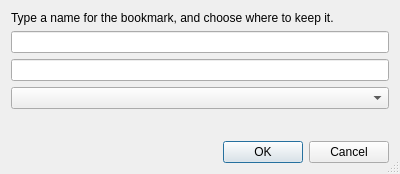
<ui version="4.0" >
 <class>AddBookmarkDialog</class>
 <widget class="QDialog" name="AddBookmarkDialog" >
  <property name="geometry" >
   <rect>
    <x>0</x>
    <y>0</y>
    <width>400</width>
    <height>174</height>
   </rect>
  </property>
  <property name="minimumSize" >
   <size>
    <width>400</width>
    <height>0</height>
   </size>
  </property>
  <property name="windowTitle" >
   <string>Add Bookmark</string>
  </property>
  <property name="sizeGripEnabled" >
   <bool>true</bool>
  </property>
  <layout class="QVBoxLayout" name="verticalLayout" >
   <item>
    <widget class="QLabel" name="label" >
     <property name="text" >
      <string>Type a name for the bookmark, and choose where to keep it.</string>
     </property>
     <property name="textFormat" >
      <enum>Qt::PlainText</enum>
     </property>
     <property name="wordWrap" >
      <bool>true</bool>
     </property>
    </widget>
   </item>
   <item>
    <widget class="E5LineEdit" name="nameEdit" >
     <property name="toolTip" >
      <string>Enter the name</string>
     </property>
    </widget>
   </item>
   <item>
    <widget class="E5LineEdit" name="addressEdit" >
     <property name="toolTip" >
      <string>Enter the address</string>
     </property>
    </widget>
   </item>
   <item>
    <widget class="QComboBox" name="locationCombo" />
   </item>
   <item>
    <spacer name="verticalSpacer" >
     <property name="orientation" >
      <enum>Qt::Vertical</enum>
     </property>
     <property name="sizeHint" stdset="0" >
      <size>
       <width>20</width>
       <height>9</height>
      </size>
     </property>
    </spacer>
   </item>
   <item>
    <widget class="QDialogButtonBox" name="buttonBox" >
     <property name="orientation" >
      <enum>Qt::Horizontal</enum>
     </property>
     <property name="standardButtons" >
      <set>QDialogButtonBox::Cancel|QDialogButtonBox::Ok</set>
     </property>
    </widget>
   </item>
  </layout>
 </widget>
 <customwidgets>
  <customwidget>
   <class>E5LineEdit</class>
   <extends>QLineEdit</extends>
   <header>E5Gui/E5LineEdit.h</header>
  </customwidget>
 </customwidgets>
 <tabstops>
  <tabstop>nameEdit</tabstop>
  <tabstop>addressEdit</tabstop>
  <tabstop>locationCombo</tabstop>
  <tabstop>buttonBox</tabstop>
 </tabstops>
 <resources/>
 <connections>
  <connection>
   <sender>buttonBox</sender>
   <signal>accepted()</signal>
   <receiver>AddBookmarkDialog</receiver>
   <slot>accept()</slot>
   <hints>
    <hint type="sourcelabel" >
     <x>248</x>
     <y>254</y>
    </hint>
    <hint type="destinationlabel" >
     <x>157</x>
     <y>274</y>
    </hint>
   </hints>
  </connection>
  <connection>
   <sender>buttonBox</sender>
   <signal>rejected()</signal>
   <receiver>AddBookmarkDialog</receiver>
   <slot>reject()</slot>
   <hints>
    <hint type="sourcelabel" >
     <x>316</x>
     <y>260</y>
    </hint>
    <hint type="destinationlabel" >
     <x>286</x>
     <y>274</y>
    </hint>
   </hints>
  </connection>
 </connections>
</ui>
